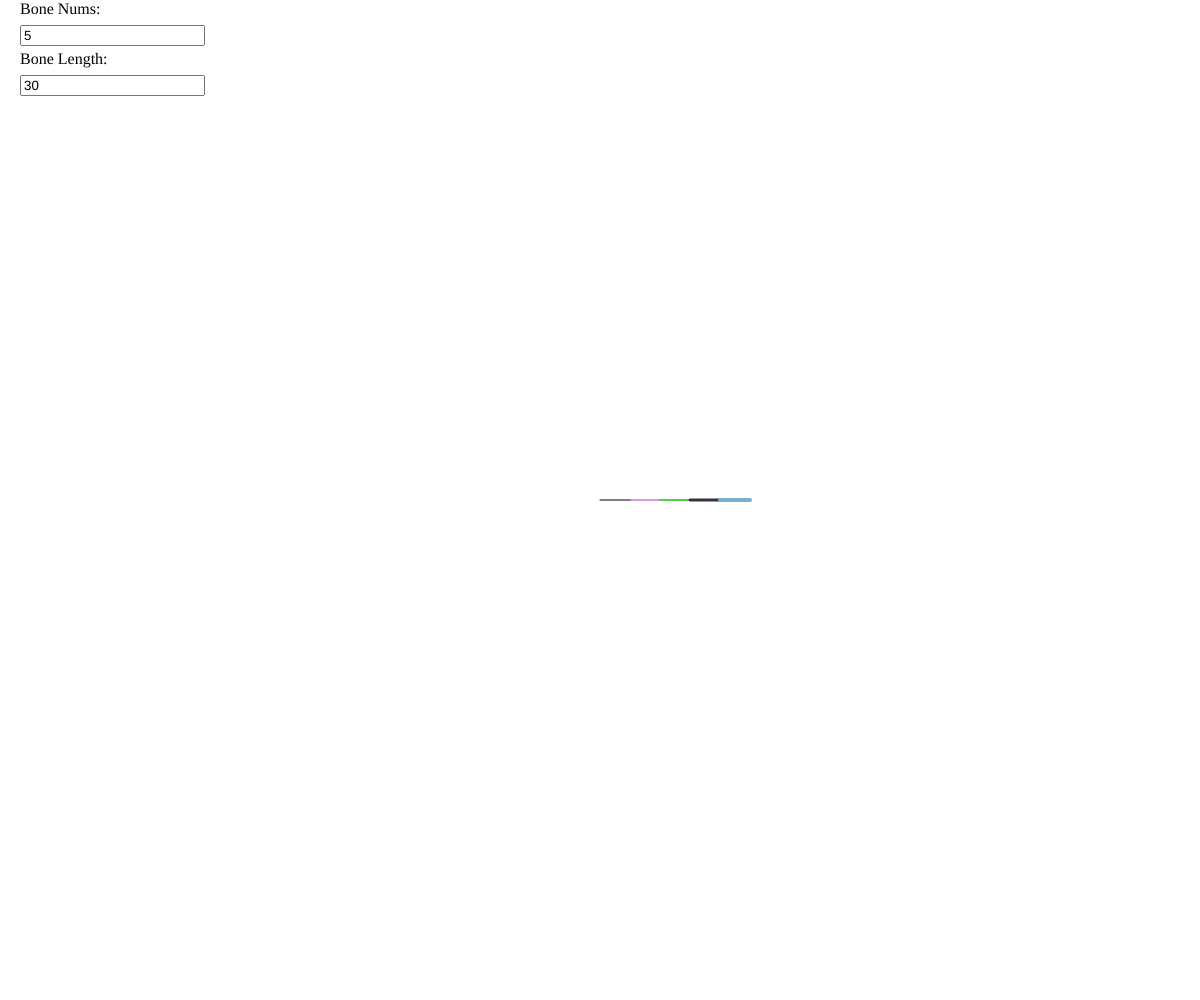
Frame 1 (no input)
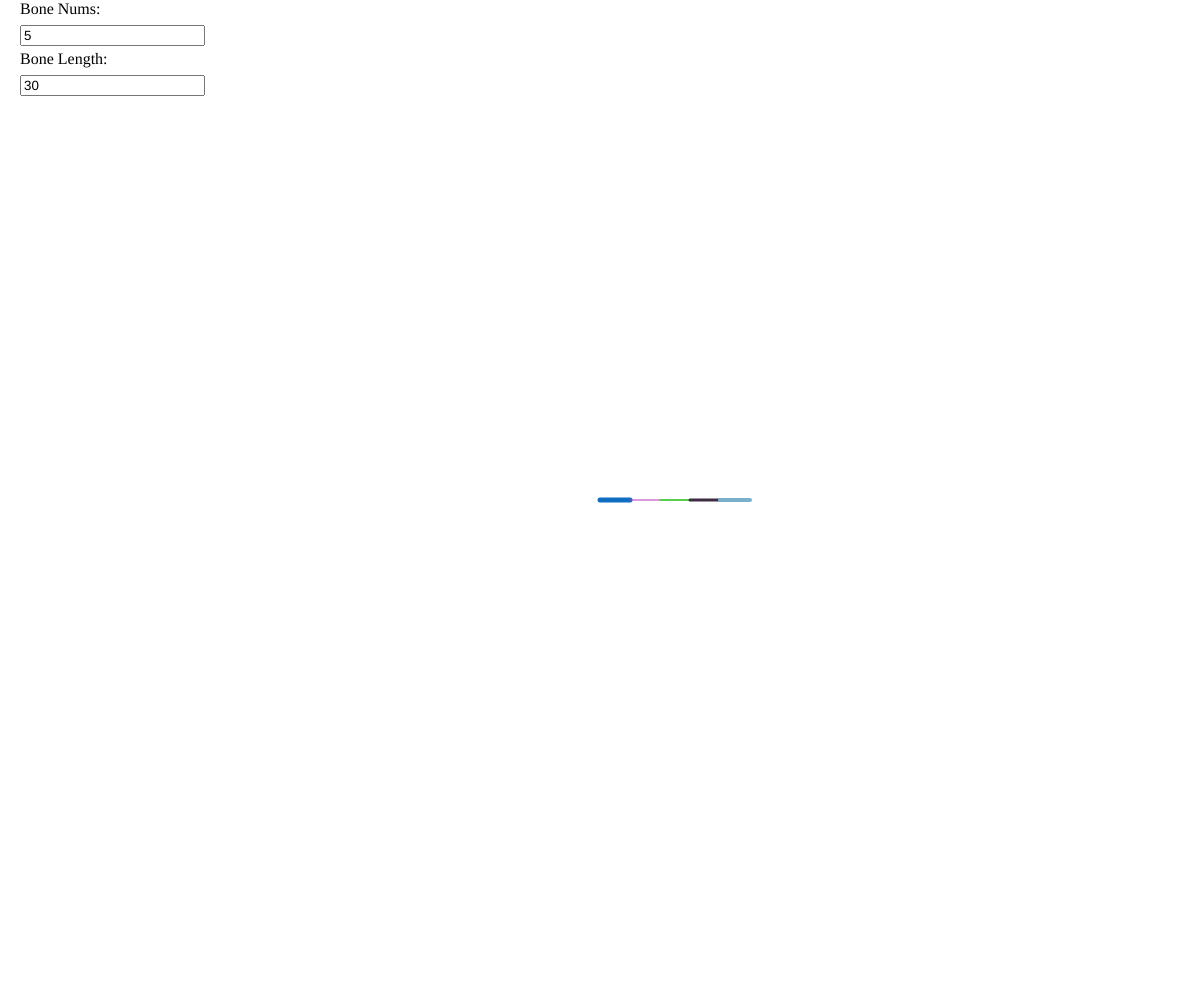
Frame 60 (no input)
Frame 120 (the mouse pressed at the canvas centre since frame 60): identical to frame 60, image omitted

The p5.js sketch that drew these frames (run headless with seeded random() and noise() and a simulated clock; from frame 60 on, the mouse is pressed at the canvas centre):

// p5.js sketch
// ── sketch.js
let kChain;
let nSeg = 5;
let segLen = 30;

let segInput;
let lenInput;

function setup() {
    createCanvas(windowWidth, windowHeight);

    let segInputLabel = createDiv('Bone Nums:');
    segInputLabel.position(20, 0);

    segInput = createInput('5');
    segInput.position(20, 25);
    segInput.input(update_nSeg);

    let lenInputLabel = createDiv('Bone Length:');
    lenInputLabel.position(20, 50);

    lenInput = createInput('30');
    lenInput.position(20, 75);
    lenInput.input(update_lenInput);

    kChain = new Chain(width / 2, height / 2, nSeg, segLen);
}

function update_nSeg() {
    nSeg = int(this.value());
    kChain = new Chain(width / 2, height / 2, nSeg, segLen);
}

function update_lenInput() {
    segLen = int(this.value());
    kChain = new Chain(width / 2, height / 2, nSeg, segLen);
}

function draw() {
    background(255);

    kChain.draw();
}
// ── chain.js
class Chain {
    constructor(x, y, nSeg, segLen) {
        this.start = createVector(x, y);
        this.segs = [];
        this.initSegs(nSeg, segLen);
    }
    initSegs(nSeg, segLen) {
        this.segs.push(
            new Segment(1, this.start.x, this.start.y, segLen, 0)
        );
        let prevSeg = this.segs[0];
        for (let i = 1; i < nSeg; i++) {
            this.segs.push(
                new Segment(i + 1, prevSeg.end.x, prevSeg.end.y, segLen, 0)
            );
            this.segs[i].parent = prevSeg;
            prevSeg = this.segs[i];
        }
    }
    draw() {
        this.segs.forEach(seg => {
            seg.draw();
        })
    }
}
// ── segment.js
class Segment {
    constructor(id, x, y, len, angle) {
        this.id = id;
        this.color = {
            r: random(255),
            g: random(255),
            b: random(255)
        };
        this.start = createVector(x, y);
        this.end = null;
        this.len = len;
        this.angle = angle;
        this.parent = null;
        this.update();
    }
    update() {
        let d_x = cos(this.angle) * this.len;
        let d_y = sin(this.angle) * this.len;
        this.end = createVector(this.start.x + d_x, this.start.y + d_y);
    }
    draw() {
        line(this.start.x, this.start.y, this.end.x, this.end.y);
        strokeWeight(this.id);
        stroke(this.color.r, this.color.g, this.color.b);
        console.log("draw" + this.id);
    }

}
